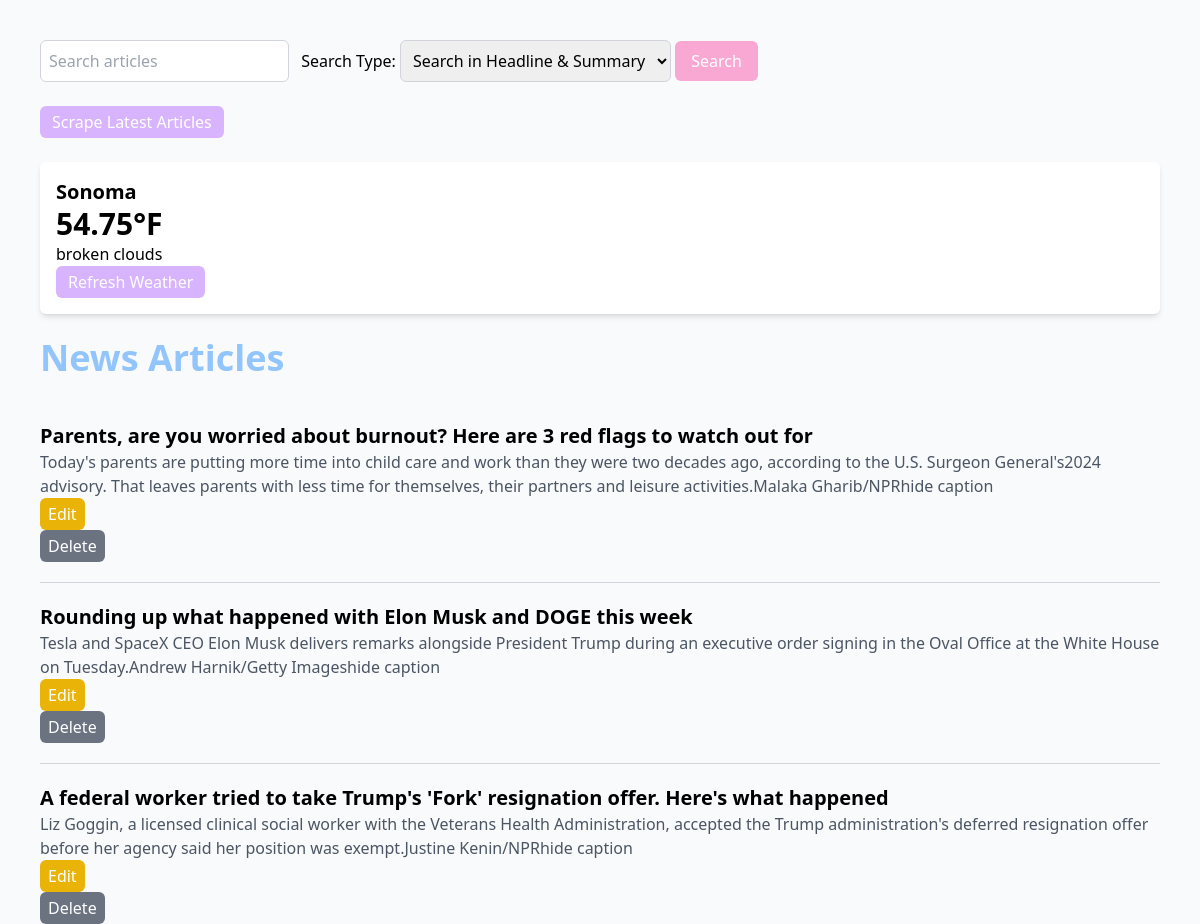
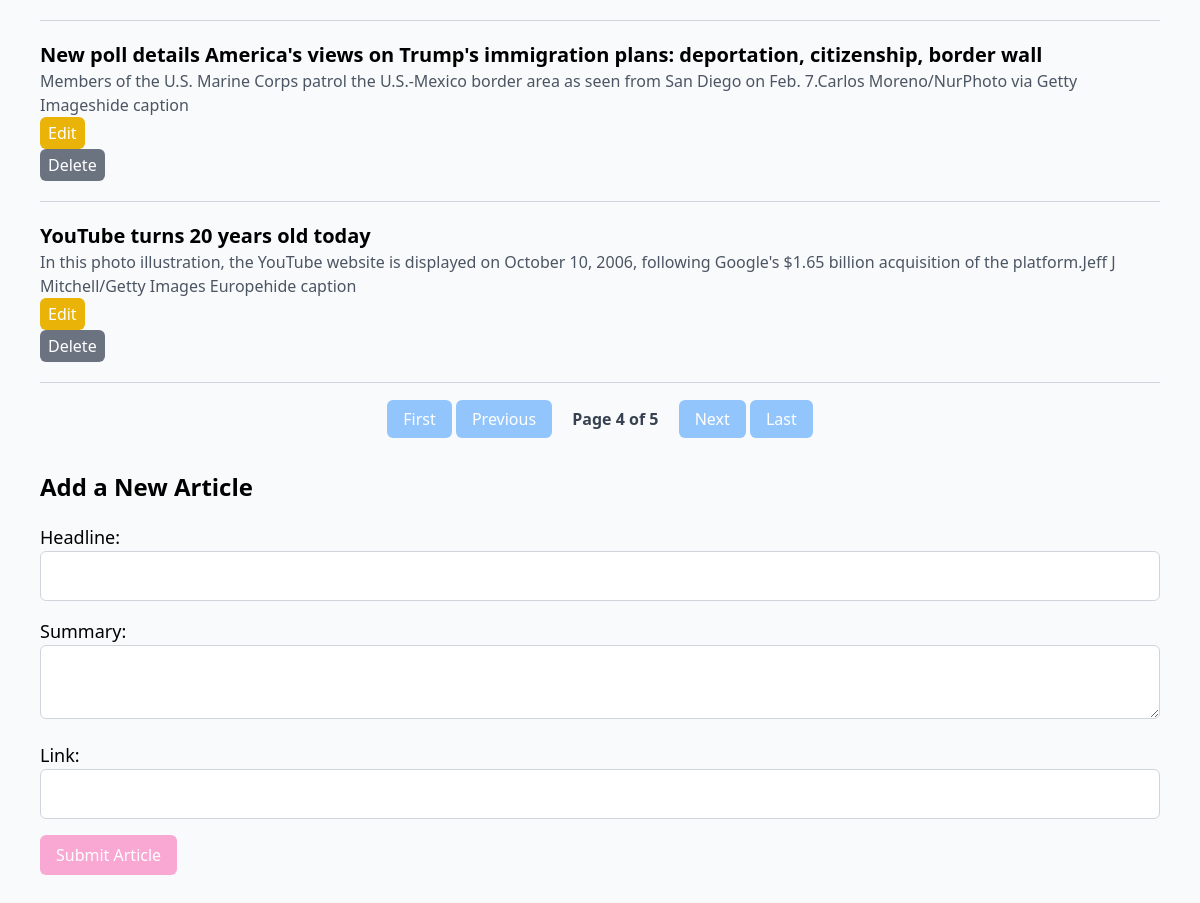
/?page=4, run on the app's committed database (2 pictures, top to bottom).
### models.py (models this page shows)
class Weather(Base): # New class that inherits from Base to map to database table
    __tablename__ = 'weather' # Specifies name of database table
    id = Column(Integer, primary_key=True) # Defines column named id which is an integer and primary key
    temp = Column(Float, nullable=False) # Defines column named temp
    city = Column(String, nullable=False, default=DEFAULT_CITY) # Defines column named city and the default is DEFAULT_CITY
    description = Column(String, nullable=False) # Defines column named description
    last_updated = Column(DateTime, default=lambda: datetime.now(timezone.utc)) # Defines column named last_updated using a callable lambda function to dynamically assign a default value determined at runtime

class NewsArticle(Base): # New class that inherits from Base to map to database table
    __tablename__ = 'news_articles' # Specifies name of database table
    id = Column(Integer, primary_key=True)  # Defines column named id which is an integer and primary key
    headline = Column(String, nullable=False) # Defines column to store strings for article headlines
    summary = Column(String, nullable=True) # Defines column to store strings for summary of the articles
    link = Column(String, nullable=False) # Defines column to store strings for urls of the articles
    updated_at = Column(DateTime, default=lambda: datetime.now(timezone.utc), onupdate=lambda: datetime.now(timezone.utc))  # Track updates

### app.py (the view)
@app.route('/')
def index():
    try:
        session.expire_all() # Ensures the session fetches fresh data
        page = request.args.get('page', 1, type=int) # Retrieves the page query parameter from the URL
        per_page = 5 # Number of articles per page
        total_articles = session.query(NewsArticle).count() # Counts all articles
        total_pages = (total_articles + per_page - 1) // per_page # Calculate total pages and round up when needed
        news_articles = session.query(NewsArticle).offset((page - 1) * per_page).limit(per_page).all() # Offset skips the articles that appear on previous page and limit fetches the 5 per page
        weather_data = session.query(Weather).first()
        return render_template(
            'index.html', articles=news_articles, weather=weather_data,
            page=page, total_articles=total_articles, per_page=per_page, total_pages=total_pages
        )
    except Exception as e:
        logging.error(f"Error loading homepage: {e}")
        flash("An error occurred while loading the page. Please try again", "error")
        return render_template('index.html', articles=[], weather=[], page=1, total_articles=0, per_page=5, total_pages=1)

### app.py (called while the page is built)
@app.before_request
def refresh_session():
    session.close()  # Rollback any pending transactions
    session.expire_all()  # Ensure fresh data is loaded

### templates/index.html (shortened to what this page needs)
<!DOCTYPE html>
<html lang="en">
<head>
    <script src="https://cdn.tailwindcss.com"></script>
</head>
<body class="font-sans bg-gray-50 p-10">
<form action="/search" method="GET" class="mb-6">
    <input type="text" name="query" placeholder="Search articles" class="p-2 border border-gray-300 rounded-md focus:ring-2 focus:ring-blue-300" required>
    <label for="search_type" class="ml-2">Search Type:</label>
    <select name="search_type" id="search_type" class="p-2 border border-gray-300 rounded-md">
        <option value="headline_summary">Search in Headline & Summary</option>
    </select>
    <button type="submit" class="bg-pink-300 text-white py-2 px-4 rounded-md hover:bg-pink-400 transition-all">Search</button>
</form>
    <form action="/scrape" method="POST">
        <button type="submit" class="bg-purple-300 text-white py-1 px-3 rounded-md hover:bg-purple-400 transition-all">Scrape Latest Articles</button>
    </form>
    <div class="weather-widget my-6 p-4 bg-white shadow-md rounded-md">
        {% if weather %}
            <p class="text-xl font-semibold">{{weather.city}}</p>
            <p class="text-3xl font-bold">{{weather.temp}}°F</p>
            <p>{{weather.description}}</p>
        {% else %}
            <p>Weather data unavailable</p>
        {% endif %}
        <form action="/update_weather" method="POST">
            <button type="submit" class="bg-purple-300 text-white py-1 px-3 rounded-md hover:bg-purple-400 transition-all">Refresh Weather</button>
        </form>
    </div>
    <h1 class="text-4xl font-semibold mb-6"><a href="/" class="text-blue-300 hover:text-blue-400">News Articles</a></h1>
    {% for article in articles %}
    <div class="news-article border-b border-gray-300 py-5">
        <h2 class="text-xl font-semibold">
            <a href="{{ article.link }}" target="_blank" class="text-black-600 hover:underline">{{ article.headline }}</a>
        </h2>
        <p class="text-gray-600">{{ article.summary }}</p>
        <form action="/edit/{{ article.id }}" method="GET" class="inline-block mr-3">
            <button type="submit" class="bg-yellow-500 text-white py-1 px-2 rounded-md hover:bg-yellow-700 transition-all">Edit</button>
        </form>
        <form action="/delete/{{ article.id }}" method="POST" onsubmit="return confirm('Are you sure?');">
            <button type="submit" class="bg-gray-500 text-white py-1 px-2 rounded-md hover:bg-gray-700 transition-all">Delete</button>
        </form>
    </div>
    {% endfor %}
    <div class="pagination mt-6 text-center">
        {% if page > 1 %}
            <a href="{{ url_for('index', page=1 )}}" class="px-4 py-2 bg-blue-300 text-white rounded-md hover:bg-blue-400 transition-all">First</a>
            <a href="{{ url_for('index', page=page-1) }}" class="px-4 py-2 bg-blue-300 text-white rounded-md hover:bg-blue-400 transition-all">Previous</a>
        {% endif %}
        <span class="font-semibold text-gray-700 mx-4">Page {{ page }} of {{ total_pages }}</span>
        {% if page < total_pages %}
            <a href="{{ url_for('index', page=page+1) }}" class="px-4 py-2 bg-blue-300 text-white rounded-md hover:bg-blue-400 transition-all">Next</a>
            <a href="{{ url_for('index', page=total_pages) }}" class="px-4 py-2 bg-blue-300 text-white rounded-md hover:bg-blue-400 transition-all">Last</a>
        {% endif %}
    </div>
    <h2 class="text-2xl font-semibold mt-10 mb-5">Add a New Article</h2>
    <form action="{{ url_for('add_article') }}" method="post" class="space-y-4">
        <div>
            <label for="headline" class="block text-lg">Headline:</label>
            <input type="text" id="headline" name="headline" required class="p-3 border border-gray-300 rounded-md w-full">
        </div>
        <div>
            <label for="summary" class="block text-lg">Summary:</label>
            <textarea id="summary" name="summary" class="p-3 border border-gray-300 rounded-md w-full"></textarea>
        </div>
        <div>
            <label for="link" class="block text-lg">Link:</label>
            <input type="url" id="link" name="link" required class="p-3 border border-gray-300 rounded-md w-full">
        </div>
        <button type="submit" class="bg-pink-300 text-white py-2 px-4 rounded-md hover:bg-pink-400 transition-all">Submit Article</button>
    </form>
</body>
</html>

### data on the page
Weather: city "Sonoma", temp "54.75", description "broken clouds"
NewsArticle: headline "Parents, are you worried about burnout? Here are 3 red flags to watch out for", summary "Today's parents are putting more time into child care and work than they were two decades ago, according to the U.S. Surgeon General's2024 advisory. That leaves parents with less time for themselves, their partners and leisure activities.Malaka Gharib/NPRhide caption"
NewsArticle: headline "Rounding up what happened with Elon Musk and DOGE this week", summary "Tesla and SpaceX CEO Elon Musk delivers remarks alongside President Trump during an executive order signing in the Oval Office at the White House on Tuesday.Andrew Harnik/Getty Imageshide caption"
NewsArticle: headline "A federal worker tried to take Trump's 'Fork' resignation offer. Here's what happened", summary "Liz Goggin, a licensed clinical social worker with the Veterans Health Administration, accepted the Trump administration's deferred resignation offer before her agency said her position was exempt.Justine Kenin/NPRhide caption"
NewsArticle: headline "New poll details America's views on Trump's immigration plans: deportation, citizenship, border wall", summary "Members of the U.S. Marine Corps patrol the U.S.-Mexico border area as seen from San Diego on Feb. 7.Carlos Moreno/NurPhoto via Getty Imageshide caption"
NewsArticle: headline "YouTube turns 20 years old today", summary "In this photo illustration, the YouTube website is displayed on October 10, 2006, following Google's $1.65 billion acquisition of the platform.Jeff J Mitchell/Getty Images Europehide caption"

### other printed values
{{ page }} "4"
{{ total_pages }} "5"
